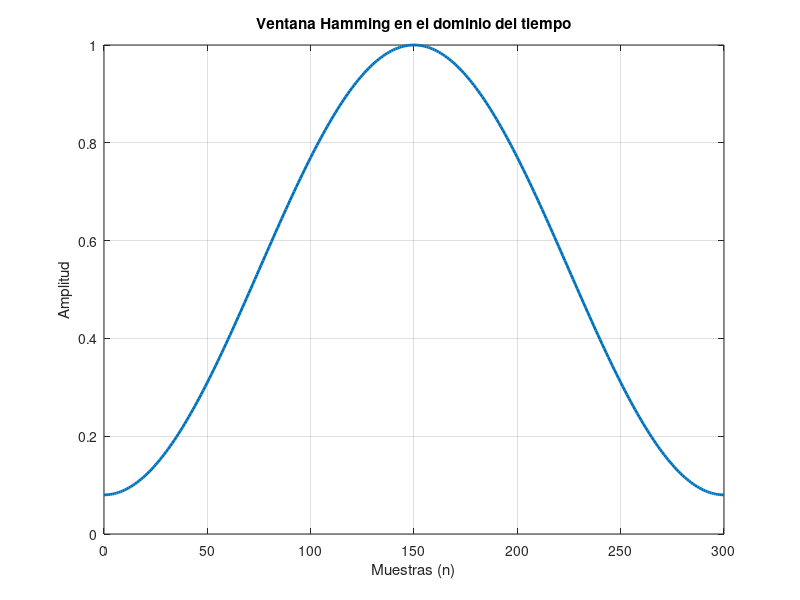
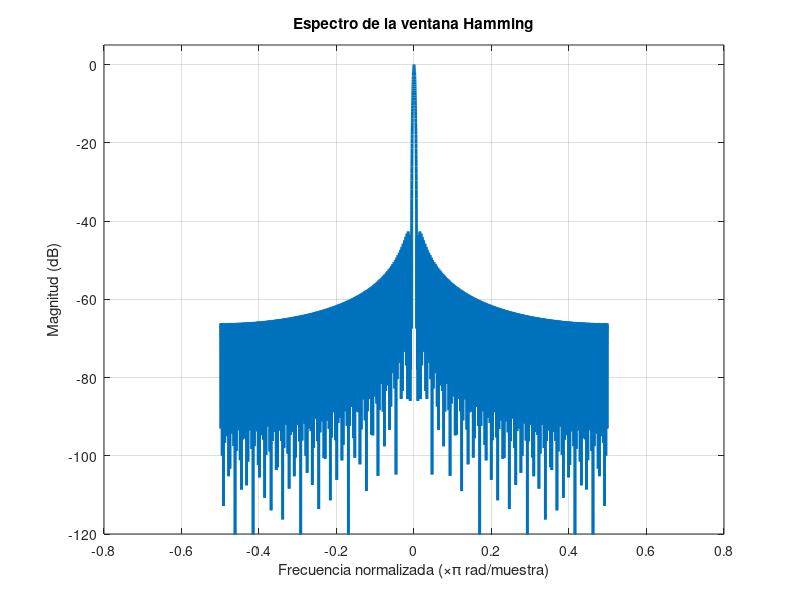

The MATLAB source for these figures, in order:
clc; clear; close all;

N = 301;                 % Longitud de la ventana
w = hamming(N);          % Ventana Hamming

n = 0:N-1;

figure
plot(n, w, 'LineWidth',2)
grid on
xlabel('Muestras (n)')
ylabel('Amplitud')
title('Ventana Hamming en el dominio del tiempo')
Nfft = 8192;                 % FFT grande = mejor resolución
W = fft(w, Nfft);            
W = fftshift(W);             % Centrar 0 Hz

f = linspace(-0.5,0.5,Nfft); % Frecuencia normalizada

figure
plot(f, 20*log10(abs(W)/max(abs(W))), 'LineWidth',2)
grid on
xlabel('Frecuencia normalizada (×π rad/muestra)')
ylabel('Magnitud (dB)')
title('Espectro de la ventana Hamming')
ylim([-120 5])

